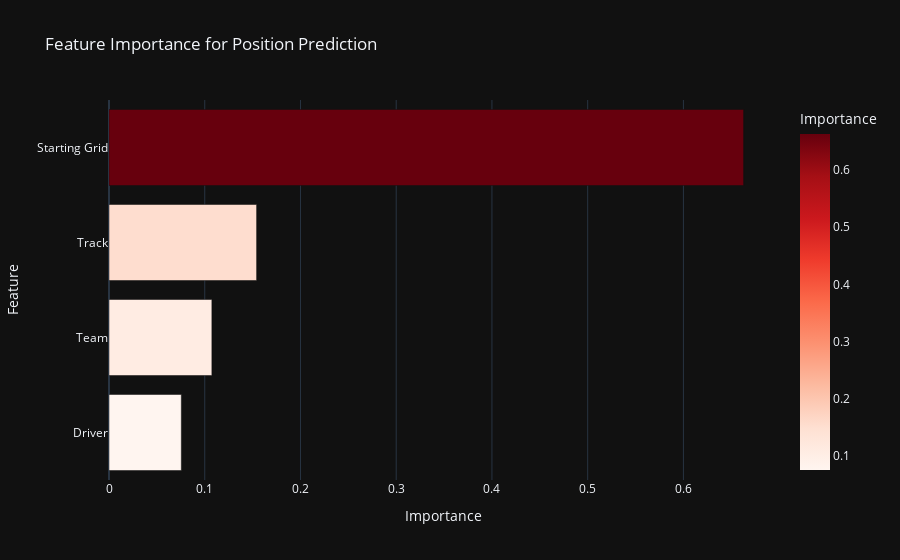

Notebook code cell kept with this figure:
### Code cell
# Feature Importance Analysis
feature_names = ['Starting Grid', 'Driver', 'Team', 'Track']
importance = pd.DataFrame({
    'Feature': feature_names,
    'Importance': model.feature_importances_
}).sort_values('Importance', ascending=True)

fig = px.bar(importance, x='Importance', y='Feature', orientation='h',
             title='Feature Importance for Position Prediction',
             color='Importance', color_continuous_scale='Reds')
fig.update_layout(template='plotly_dark')
fig.show()

# Prediction vs Actual scatter
fig = px.scatter(results, x='Actual', y='Predicted',
                 title='Model Validation: Predicted vs Actual Positions',
                 labels={'Actual': 'Actual Position', 'Predicted': 'Predicted Position'})
fig.add_shape(type='line', x0=1, y0=1, x1=20, y1=20, line=dict(dash='dash', color='red'))
fig.update_layout(template='plotly_dark')
fig.show()

### Figure 1 — Plotly figure (JSON) as saved in the notebook; plotly's stock layout.template omitted (floating-point values rounded to 4 significant figures)
{"data": [{"alignmentgroup": "True", "hovertemplate": "Importance=%{marker.color}<br>Feature=%{y}<extra></extra>", "legendgroup": "", "marker": {"color": [0.07554, 0.1074, 0.1542, 0.6629], "coloraxis": "coloraxis", "pattern": {"shape": ""}}, "name": "", "offsetgroup": "", "orientation": "h", "showlegend": false, "textposition": "auto", "type": "bar", "x": [0.07554, 0.1074, 0.1542, 0.6629], "xaxis": "x", "y": ["Driver", "Team", "Track", "Starting Grid"], "yaxis": "y"}], "layout": {"barmode": "relative", "coloraxis": {"colorbar": {"title": {"text": "Importance"}}, "colorscale": [[0, "rgb(255,245,240)"], [0.125, "rgb(254,224,210)"], [0.25, "rgb(252,187,161)"], [0.375, "rgb(252,146,114)"], [0.5, "rgb(251,106,74)"], [0.625, "rgb(239,59,44)"], [0.75, "rgb(203,24,29)"], [0.875, "rgb(165,15,21)"], [1, "rgb(103,0,13)"]]}, "legend": {"tracegroupgap": 0}, "title": {"text": "Feature Importance for Position Prediction"}, "xaxis": {"anchor": "y", "domain": [0, 1], "title": {"text": "Importance"}}, "yaxis": {"anchor": "x", "domain": [0, 1], "title": {"text": "Feature"}}}}
